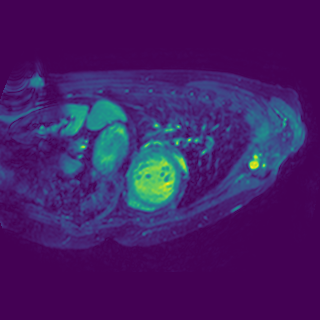
#> input picture imagesPNG/la_030.png, 320 x 320 px, found by its file name; its folder holds 5 pictures in this run
$ jupyter execute --allow-errors Boundaries_ScikitLearn.ipynb   (shell and % lines are left out)
#> lines starting #> are read from the running program, lines starting #| are printed output that depends on the picture; after the words box and inside, x2 and y2 are one past the last pixel; in counts of white or black regions, pixels touching at a corner belong together
<a href="https://colab.research.google.com/github/FabianaAlbuquerque97/Analise-de-dados-de-imagens-medicas-para-segmentar-o-coracao/blob/main/Analise_de_dados_imagens_do_cora%C3%A7%C3%A3o_PIBIC.ipynb" target="_parent"></a>

#**Análises de Imagens do Coração para Segmentação**

## Connect to the dataset

[cell 1]
from google.colab import drive

drive.mount('/content/drive')

# Constants

[cell 2]
IMAGES_TR_PATH = '/content/drive/MyDrive/Datasets/PIBIC/ImagesTr/'
IMAGES_PNG_PATH = '/content/drive/MyDrive/Datasets/PIBIC/ImagesPNG/'

# Parte 1

[cell 3]
# For saving data in JPG format

# For viewing medical images

# To view tridimentional images in different angles

# To convert images from .nii to .jpg

# General module for color support

####Importação das bibliotecas

[cell 4]

import pandas as pd
import tensorflow.compat.v1 as tf
from tensorflow import keras
import numpy as np
import PIL
from PIL import Image
from medpy.io import load
import SimpleITK as sitk
import matplotlib.pyplot as plt
import matplotlib.cm as cm
import med2image as med2image

import os

####Visualizando as imagens .NII com a biblioteca MedPy

[cell 5]
import os

#> (the rest of this cell did not finish here and is left out)

#> (a cell that did not finish here is left out)

# Parte 2 - Operações com OpenCV

### Importa bibliotecas necessárias

[cell 7]
import cv2
import numpy as np

from google.colab.patches import cv2_imshow

### Carrega a imagem

[cell 8]
original_image = cv2.imread(IMAGES_PNG_PATH + 'la_030.png')
#> original_image is the input picture: shape (320, 320, 3); mean B, G, R 101.1, 28.7, 66.7

cv2_imshow(original_image)

### Recorta a região de interesse a ser segmentada

[cell 9]
# Define the coordinates of the top-left corner and the size of the square region
x, y = 130, 120  # Example coordinates
size = 90     # Example size of the square region

# Crop the square region from the image
cropped_image = original_image[y:y+size, x:x+size]
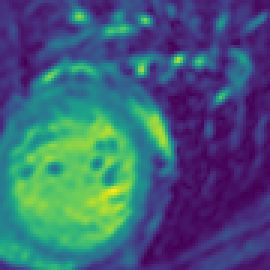
#> cropped_image: shape (90, 90, 3) (shown 3 times larger); mean B, G, R 119.8, 94.5, 64.7

scale_factor = 3
# Resize the cropped image
scaled_image = cv2.resize(cropped_image, None, fx=scale_factor, fy=scale_factor)

image = scaled_image
cv2_imshow(image)

### Pré-processamento (original)

[cell 10]
# Convert the image to grayscale
gray = cv2.cvtColor(image, cv2.COLOR_BGR2GRAY)
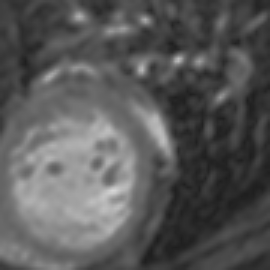
#> gray: shape (270, 270); min 30, max 215, mean 88.4

# Apply thresholding
# ret, threshold = cv2.threshold(gray, 0, 255, cv2.THRESH_BINARY_INV + cv2.THRESH_OTSU)
ret, threshold = cv2.threshold(gray, 0, 255, cv2.THRESH_BINARY + cv2.THRESH_OTSU)
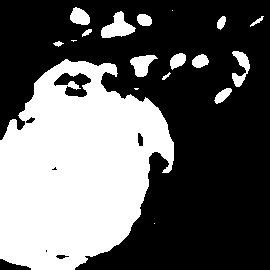
#> threshold: shape (270, 270); 38.3% white; 18 white regions (4 under 20 px), largest, box (x1, y1, x2, y2) and area: (0, 59, 174, 270) 25550, (101, 11, 136, 38) 504, (130, 55, 158, 77) 352
#> ret = 96

cv2_imshow(threshold)

# Perform morphological opening to remove noise
kernel = np.ones((3, 3), np.uint8)  # Define the kernel for morphological operations
opening = cv2.morphologyEx(threshold, cv2.MORPH_OPEN, kernel, iterations=2)
#> opening: shape (270, 270); 37.8% white; 12 white regions, largest, box (x1, y1, x2, y2) and area: (0, 60, 174, 270) 25388, (101, 12, 135, 38) 499, (131, 55, 154, 77) 339

# Find background region
sure_bg = cv2.dilate(opening, kernel, iterations=3)
#> sure_bg: shape (270, 270); 44.7% white; 8 white regions, largest, box (x1, y1, x2, y2) and area: (0, 57, 177, 270) 28095, (98, 9, 155, 41) 1229, (167, 51, 211, 71) 769
cv2_imshow(sure_bg)

# Find foreground region
# dist_transform = cv2.distanceTransform(opening, cv2.DIST_L2, 5)
# ret, sure_fg = cv2.threshold(dist_transform, 0.7 * dist_transform.max(), 255, 0)
sure_fg = cv2.bitwise_not(sure_bg)

cv2_imshow(sure_fg)

# Create marker image
sure_fg = np.uint8(sure_fg)
unknown = cv2.subtract(sure_bg, sure_fg)

cv2_imshow(unknown)

# Apply Watershed algorithm
ret, markers = cv2.connectedComponents(sure_fg)
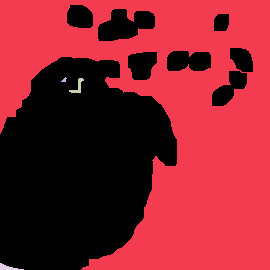
#> markers: shape (270, 270) int32; 5 distinct labels, from 0 to 4; one colour per label, 0 black
#> ret = 5
markers = markers + 1
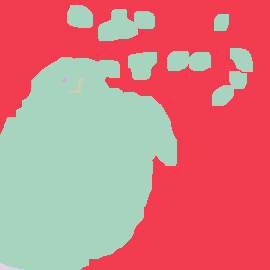
#> markers: shape (270, 270) int32; 5 distinct labels, from 1 to 5; one colour per label, 0 black
markers[unknown == 255] = 0
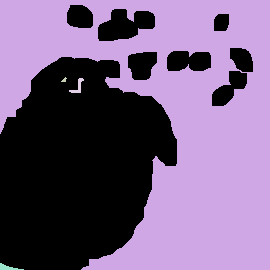
#> markers: shape (270, 270) int32; 5 distinct labels, from 0 to 5; one colour per label, 0 black
cv2.watershed(image, markers)


# Apply colormap to the markers
colored_markers = np.zeros_like(image)
colored_markers[markers == -1] = [0, 0, 255]  # Boundaries in red color

# Display the segmented image
segmented_image = cv2.addWeighted(image, 0.7, colored_markers, 0.3, 0)
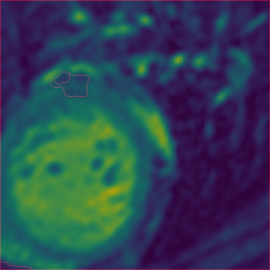
#> segmented_image: shape (270, 270, 3); mean B, G, R 83.8, 66.1, 46.6
cv2_imshow(segmented_image)

# Usando sklearn

[cell 11]
import matplotlib.pyplot as plt
# from skimage import data
from skimage.io import imread
from skimage import color
from skimage.filters import threshold_otsu
from skimage.segmentation import clear_border
from skimage.segmentation import mark_boundaries
from skimage.measure import label, regionprops
from skimage.morphology import closing, opening, square
from skimage.color import label2rgb

# Load a sample image
original_image = imread(IMAGES_PNG_PATH + 'la_030.png')
#> original_image: shape (320, 320, 4)

# Discard the alpha channel if present
if original_image.shape[2] == 4:
    original_image = original_image[:, :, :3]  # Discard the alpha channel
#> original_image: shape (320, 320, 3)

# Convert the image to grayscale
gray_image = color.rgb2gray(original_image)
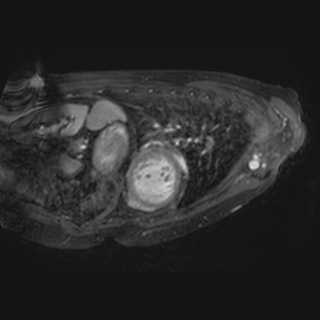
#> gray_image: shape (320, 320) float64; min 0.0832, max 0.869, mean 0.165

# Perform the crop
x, y = 130, 120
size = 90
image = gray_image[y:y+size, x:x+size]

# Convert the image to binary using Otsu's thresholding method
thresh = threshold_otsu(image)
#> thresh = 0.386
binary = image > thresh
#> binary: shape (90, 90) bool; 40% white; 17 white regions (10 under 20 px), largest, box (x1, y1, x2, y2) and area: (0, 20, 58, 90) 2911, (71, 17, 84, 35) 68, (33, 4, 45, 13) 58

# Assuming 'binary' is your binary image
structuring_element = square(5)

# Perform morphological closing to close small gaps between objects
closed = closing(binary, structuring_element)
#> closed: shape (90, 90) bool; 43% white; 8 white regions (5 under 20 px), largest, box (x1, y1, x2, y2) and area: (0, 17, 72, 90) 3195, (17, 0, 51, 16) 174, (71, 17, 84, 35) 79

# Perform morphological opening to remove small noise and smooth the edges
opened = opening(closed, structuring_element)
#> opened: shape (90, 90) bool; 38.7% white; 3 white regions, box (x1, y1, x2, y2) and area: (0, 20, 58, 90) 3061, (38, 5, 45, 12) 47, (78, 19, 83, 25) 30

# Remove artifacts connected to image border
cleared = clear_border(opened)
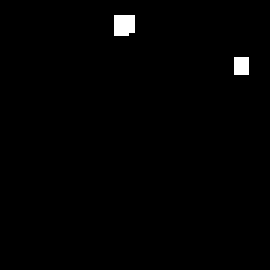
#> cleared: shape (90, 90) bool (shown 3 times larger); 0.95% white; 2 white regions

# Label regions
label_image = label(cleared)
#> label_image: shape (90, 90) int32; 3 distinct labels, from 0 to 2

# Get properties of labeled regions
regions = regionprops(label_image)
#> regions = 2 regions; box (x1, y1, x2, y2) and area: (38, 5, 45, 12) 47, (78, 19, 83, 25) 30

# Display original image with boundaries of segmented regions
plt.figure(figsize=(10, 5))
plt.subplot(1, 2, 1)
plt.imshow(image, cmap='gray')
plt.title('Original Image')
plt.axis('off')

plt.subplot(1, 2, 2)
plt.imshow(mark_boundaries(image, label_image))
plt.title('Segmented Image')
plt.axis('off')

plt.show()
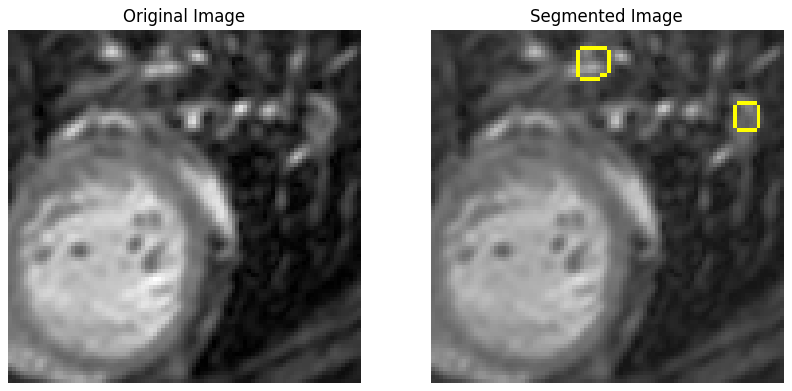
#> figure drawn by matplotlib, 2 panels
